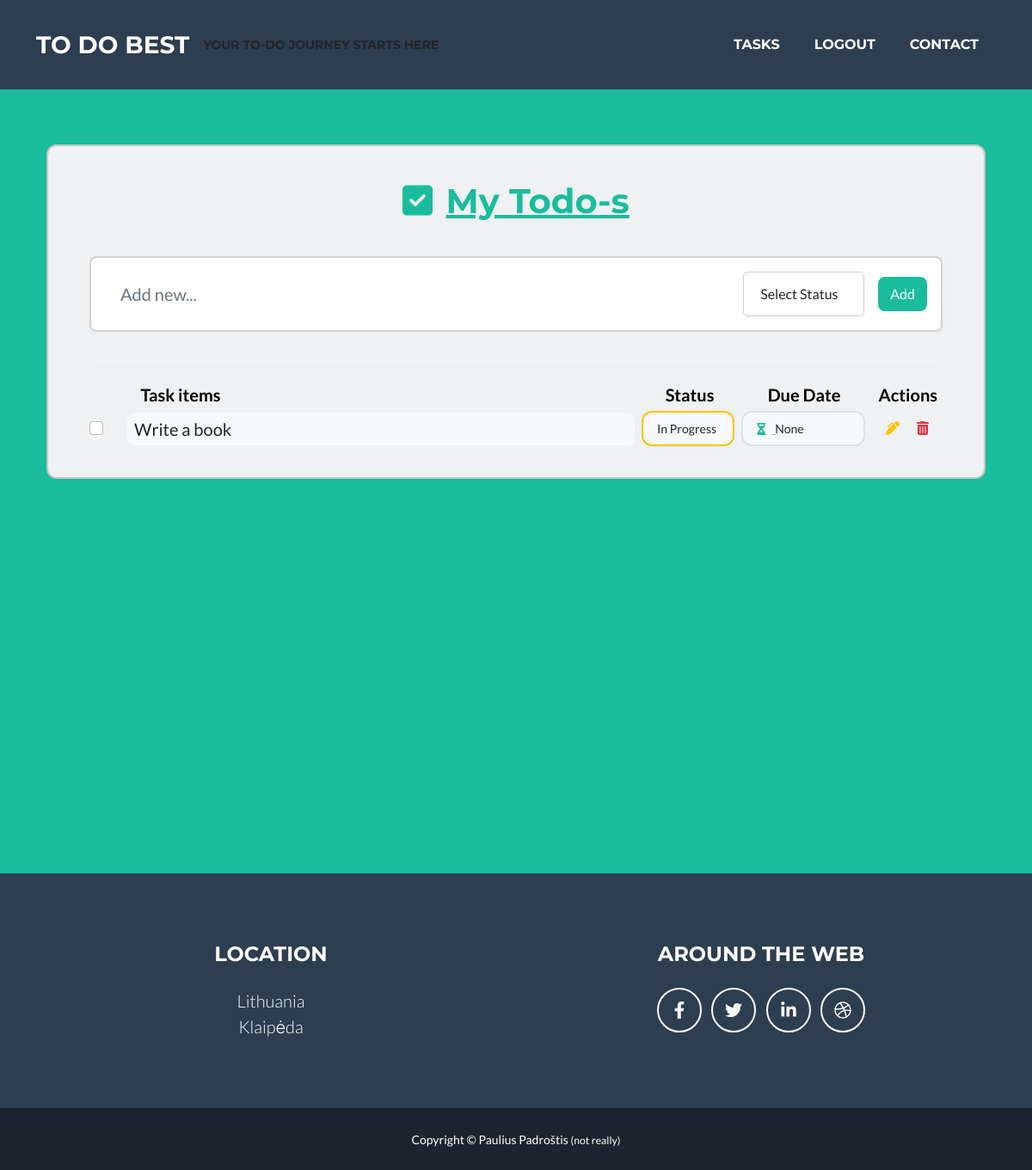
/tasks/ (signed in), run on an earlier commit of the app's database.
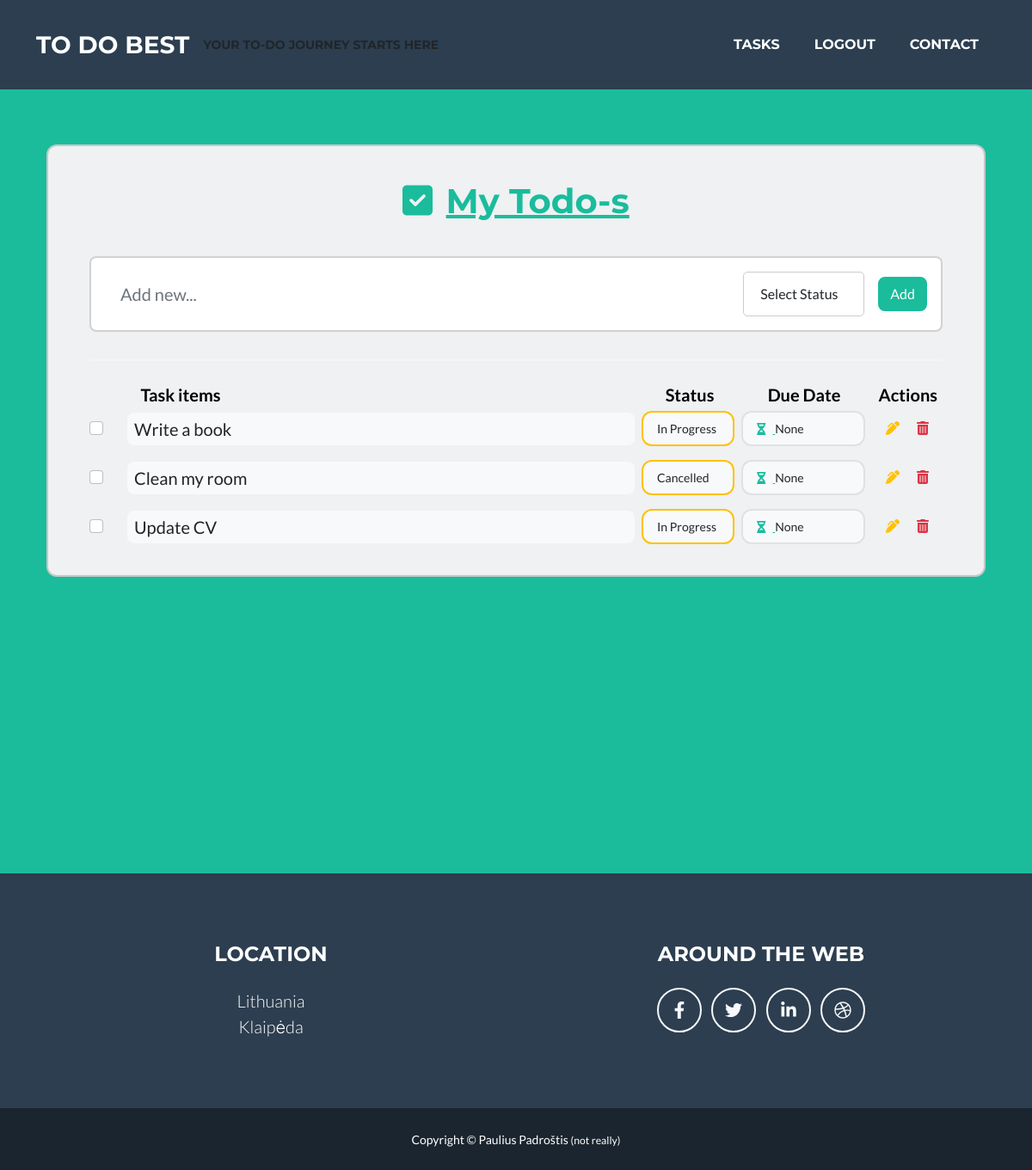
And on a later commit of the database.
### todoapp/models.py (models this page shows, shortened)
class Task(models.Model):
    task = models.CharField(verbose_name='Task', max_length=200)
    user = models.ForeignKey(User, on_delete=models.CASCADE)
    creation_date = models.DateTimeField(verbose_name='Task created', auto_now_add=True)
    due_date = models.DateField(verbose_name='Due on', blank=True, null=True)
    COMPLETION_STATUS = (
        ('td', 'To do'),
        ('ip', 'In Progress'),
        ('ca', 'Cancelled'),
        ('co', 'Completed'),
    )
    status = models.CharField(max_length=2, choices=COMPLETION_STATUS, default='td', help_text='Task status')
    class Meta:
        verbose_name = 'Task'
        verbose_name_plural = 'Tasks'

### todoapp/views.py (the view)
# urls.py: path('tasks/', views.TaskListView.as_view(), name='tasks'),
class TaskListView(LoginRequiredMixin, generic.ListView):
    model = Task
    template_name = 'tasklist.html'
    context_object_name = 'task'
    def get_context_data(self, **kwargs):
        context = super().get_context_data(**kwargs)
        context['status_choices'] = Task.COMPLETION_STATUS
        return context
    def get_queryset(self):
        return Task.objects.filter(user=self.request.user)

### todoapp/templates/tasklist.html (shortened to what the changed rows need)
{% extends "base.html" %}
{% load static %}
{% load crispy_forms_tags %}
{% block TaskListCSS %}
<link href="{% static 'css/todo.css' %}" rel="stylesheet"/> {% endblock %}
{% block Content %}
<section class="vh-100">
    <div class="container py-5 h-50">
        <div class="row d-flex justify-content-center align-items-center h-50">
            <div class="col">
                <div class="card fixed-header" id="list1" style="border-radius: .75rem; background-color: #eff1f2;">
                    <div class="card-body py-4 px-4 px-md-5">
                        {% for item in task %}
                            <ul id="taskList" class="list-group list-group-horizontal rounded-0 mb-2">
                                <li class="list-group-item d-flex align-items-center ps-0 pe-3 py-1 rounded-0 border-0 bg-transparent">
                                    <div class="form-check">
                                        <input class="form-check-input me-0" type="checkbox" value="" aria-label="..."/>
                                    </div>
                                </li>
                                <li class="list-group-item px-1 py-1 d-flex align-items-center flex-grow-1 border-0 bg-transparent">
                                    <p class="lead fw-normal mb-0 bg-light w-100 ms-n2 ps-2 py-1 rounded">{{item.task}}</p>
                                </li>
                                <li class="list-group-item px-1 py-1 d-flex align-items-center border-0 bg-transparent">
                                    <div class="py-2 px-3  border border-warning rounded-3 d-flex align-items-center bg-light" style="width: 9vw;">
                                        <p class="small mb-0" data-mdb-toggle="tooltip" title="Status">
                                            {{item.get_status_display}}
                                        </p>
                                    </div>
                                </li>
                                <li class="list-group-item px-1 py-1 d-flex align-items-center border-0 bg-transparent" >
                                    <div class="py-2 px-3 border rounded-3 d-flex align-items-center bg-light" style="width: 12vw;">
                                        <p class="small mb-0">
                                            <a href="#!" data-mdb-toggle="tooltip" title="Due on date">
                                                <i class="fas fa-hourglass-half me-2"></i>
                                            </a>
                                            {{item.due_date}}
                                        </p>
                                    </div>
                                </li>
                                <li class="list-group-item ps-1 mt-1 ms-3 rounded-0 border-0 bg-transparent">
                                    <div class="d-flex flex-row justify-content-end mb-1">
                                        <a href="{% url 'update_todo' pk=item.id %}" class="text-warning" data-mdb-toggle="tooltip" title="Edit"><i class="fas fa-pen-alt"></i></a>
                                    </div>
                                </li>
                                <li class="list-group-item ps-1 mt-1  rounded-0 border-0 bg-transparent">
                                    <div class="d-flex flex-row justify-content-end mb-1">
                                        <a href="#!" class="text-danger" data-mdb-toggle="tooltip" title="Delete" onclick="deleteTask('{{item.id}}')"><i class="fas fa-trash-alt"></i></a>
                                    </div>
                                </li>
                            </ul>
                        {% endfor %}
                    </div>
                </div>
            </div>
        </div>
    </div>
</section>
{% endblock %}

What changed in the data, as far as the page shows it:
added Task: task "Clean my room", status "Cancelled", due_date "None"
added Task: task "Update CV", status "In Progress", due_date "None"
